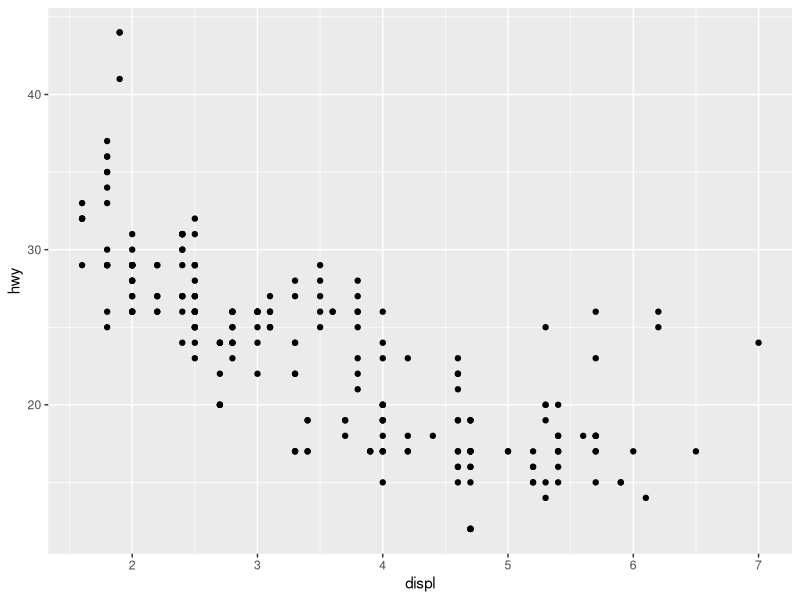
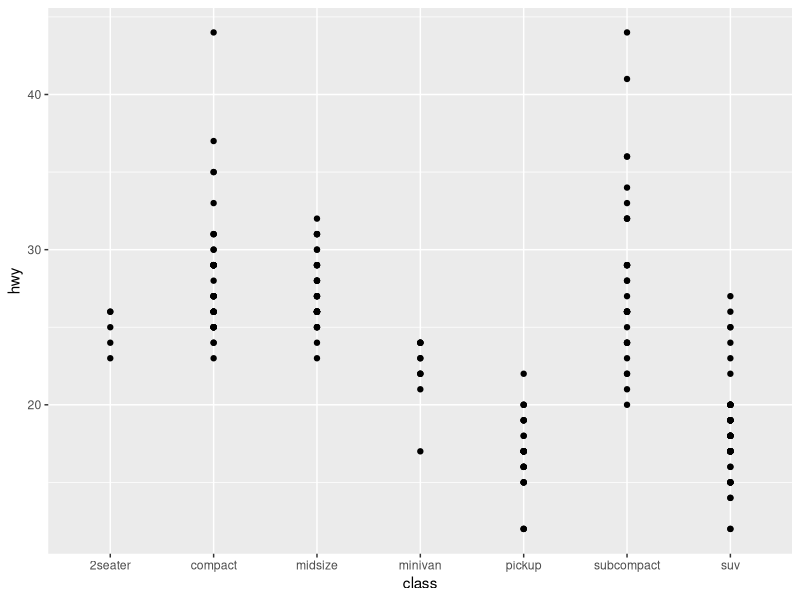
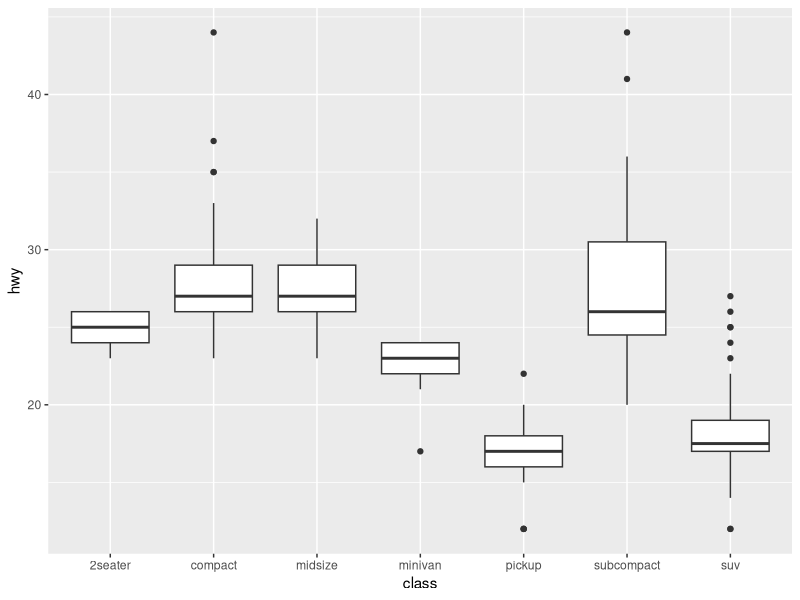
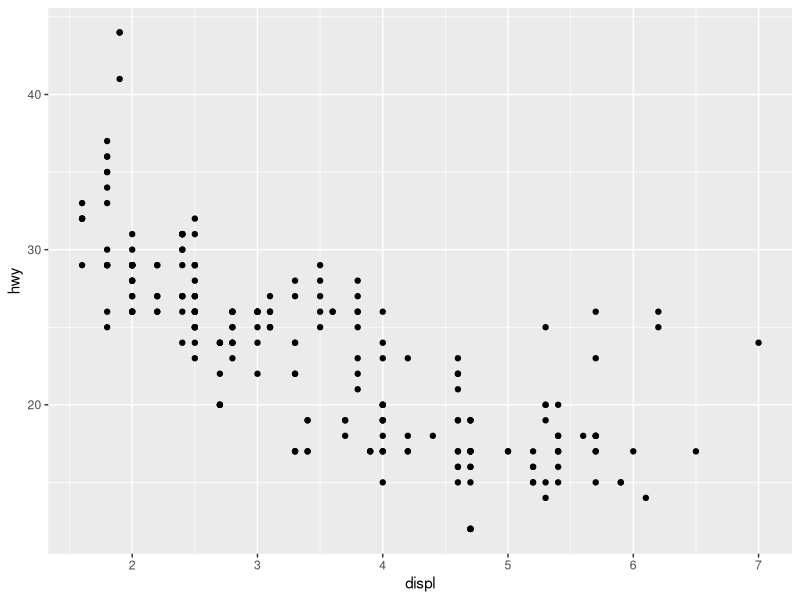
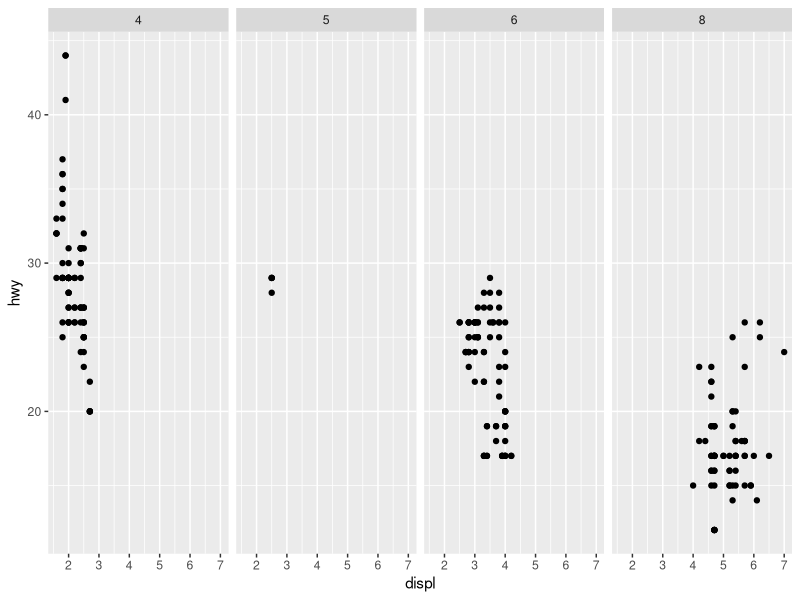
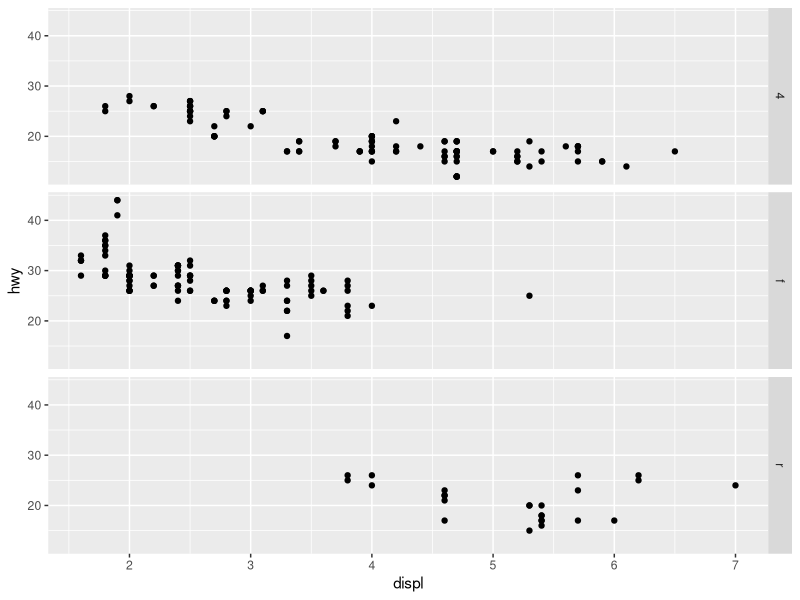
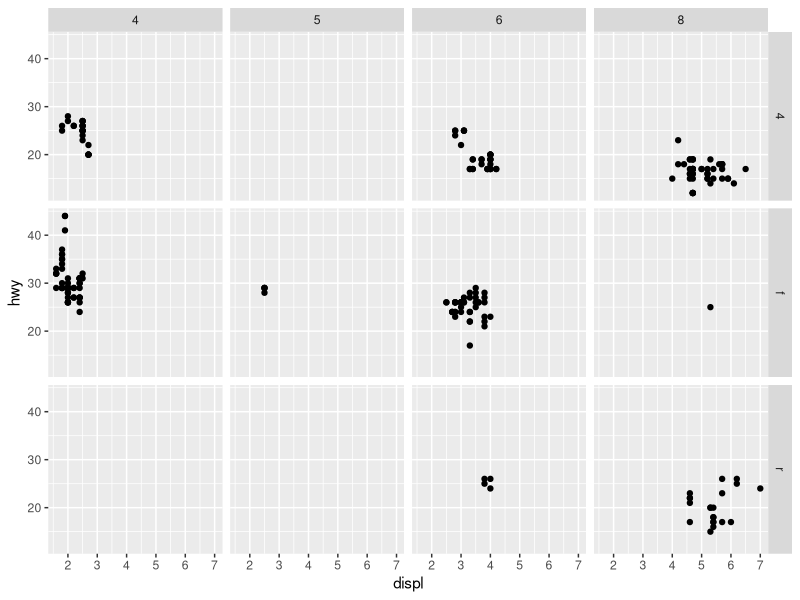
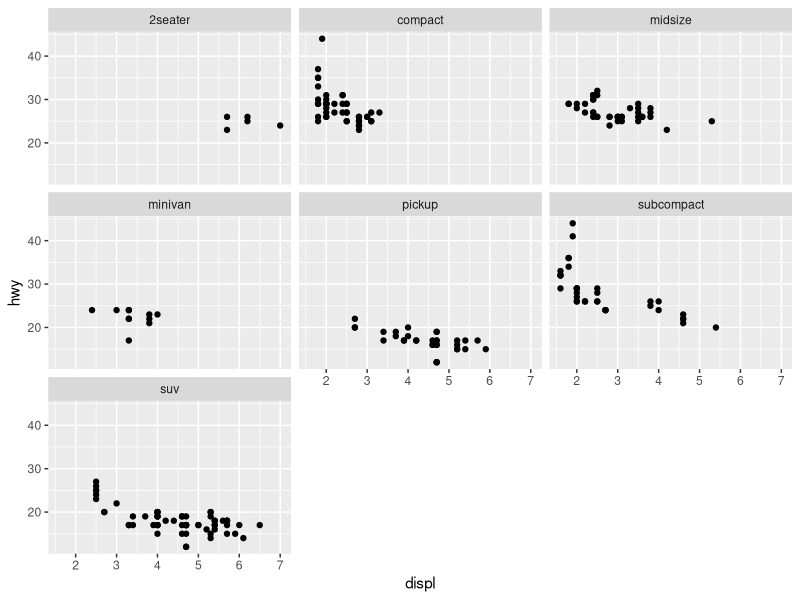

These figures' R source, in order:
## ---- chunk 1
knitr::opts_chunk$set(echo = TRUE, comment="")
library(tidyverse)
## ---- chunk 2
data(mpg)
summary(mpg)
## ---- chunk 3
ggplot(data = mpg) +
  geom_point(mapping = aes (x = displ, y = hwy))
## ---- chunk 4
ggplot(data = mpg) +
  geom_point(mapping = aes(x = class, y = hwy))

ggplot(data = mpg) +
  geom_boxplot(mapping = aes(x = class, y = hwy))

## ---- chunk 5

## ---- chunk 6

## ---- chunk 7
ggplot(data = mpg) +
  geom_point(mapping = aes(x = displ, y = hwy))
## ---- chunk 8
# Makes a plot that the commands below will modify
q <- ggplot(mpg) + geom_point(aes(x = displ, y = hwy))

q + facet_grid(. ~ cyl)
q + facet_grid(drv ~ .)
q + facet_grid(drv ~ cyl)
q + facet_wrap(~ class)
## ---- chunk 9

## ---- chunk 10
ggplot(mpg) + 
  geom_point(aes(displ, hwy)) +
  geom_smooth(aes(displ, hwy))
